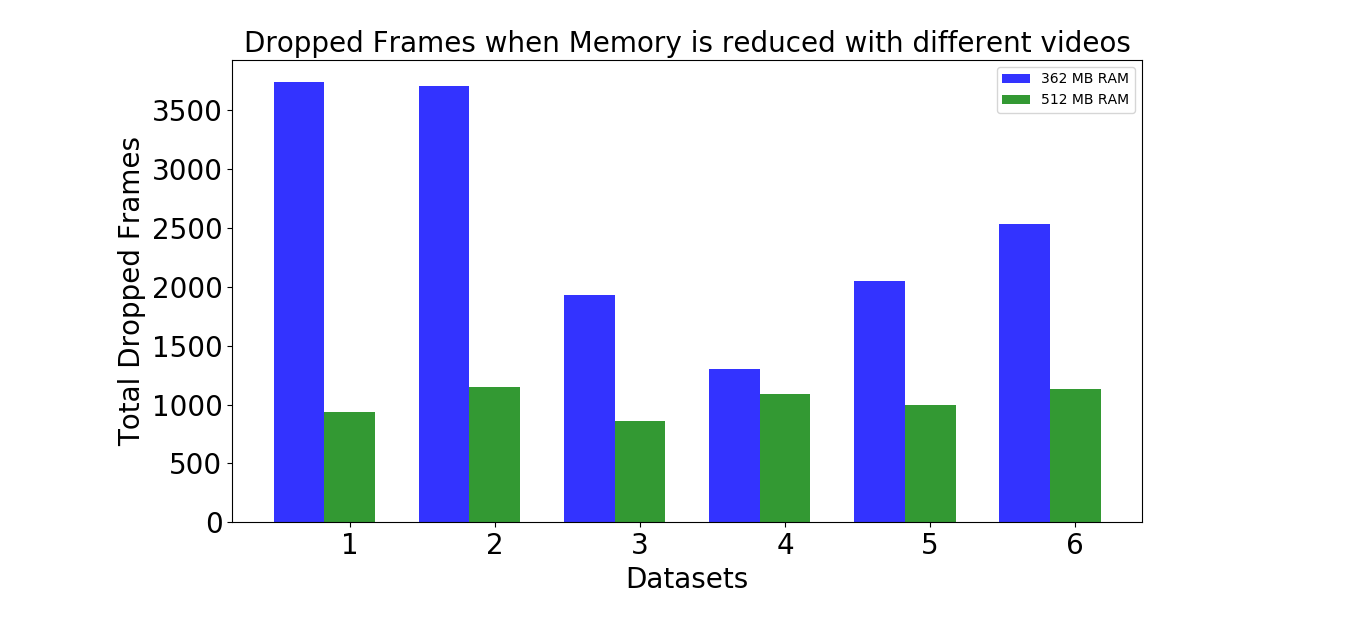

Python code for this plot:
import numpy as np
import matplotlib.pyplot as plt

# data to plot
n_groups = 6
means_frank = (3740,3705,1928,1299,2046,2537)


means_guido = (940,1146,864,1089,993,1130)


# create plot
fig, ax = plt.subplots()
index = np.arange(n_groups)
bar_width = 0.35
opacity = 0.8

rects1 = plt.bar(index, means_frank, bar_width,
alpha=opacity,
color='b',
label='362 MB RAM')

rects2 = plt.bar(index + bar_width, means_guido, bar_width,
alpha=opacity,
color='g',
label='512 MB RAM')
plt.tick_params(labelsize=20)
plt.subplots_adjust( bottom=0.135)
plt.xlabel('Datasets',fontsize = 20)
plt.ylabel('Total Dropped Frames',fontsize = 20)
plt.title('Dropped Frames when Memory is reduced with different videos',fontsize = 20)
plt.xticks(index + bar_width, ('1', '2', '3', '4','5','6'))
plt.legend()

plt.tight_layout()
plt.show()
